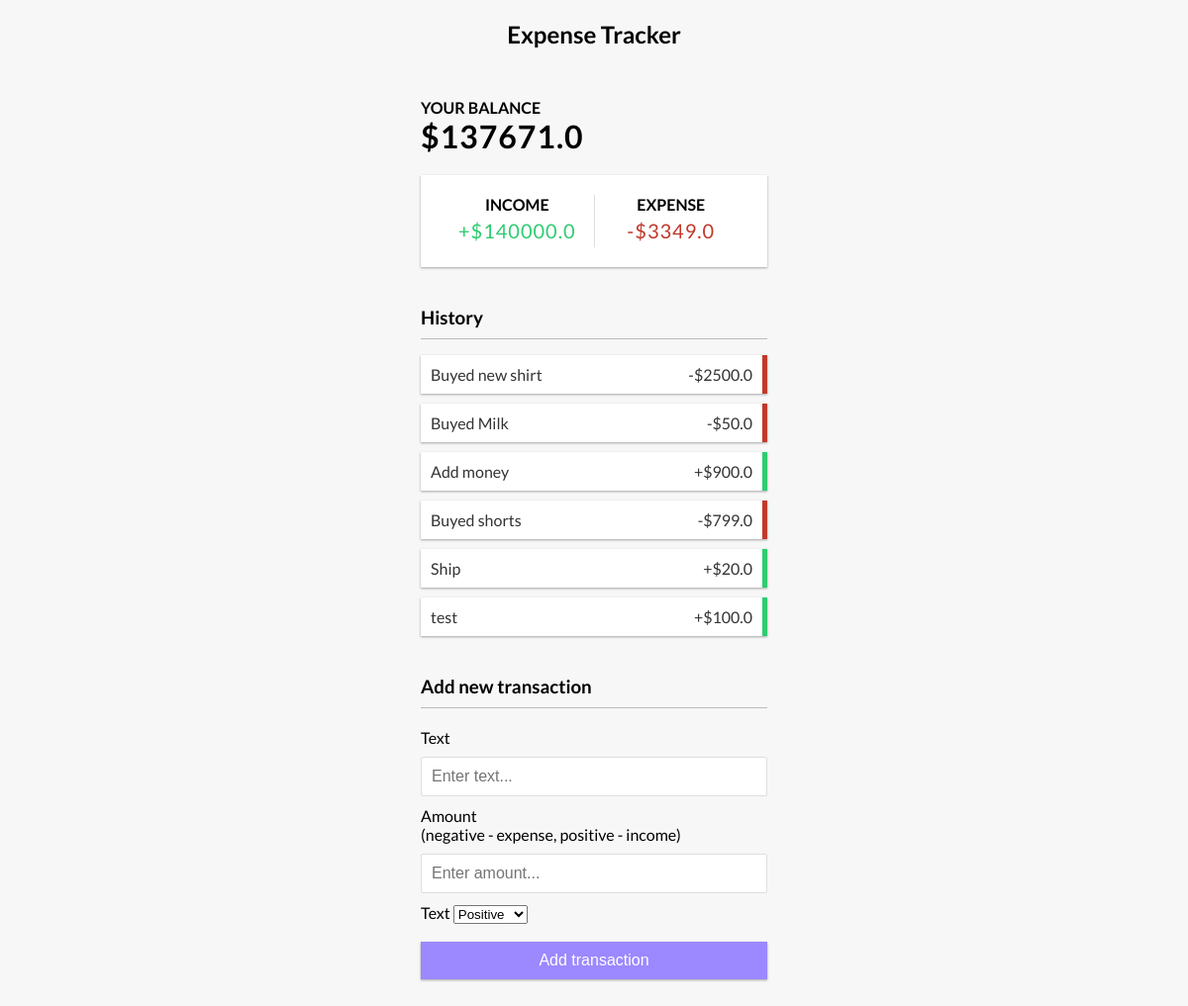
The app's page / (signed in) with its own data.
### home/models.py (models this page shows, shortened)
class Profile(models.Model):
    user = models.ForeignKey(User,on_delete=models.CASCADE)
    income = models.FloatField()
    expences = models.FloatField(default = 0)
    balance = models.FloatField(blank=True,null = True)

class Expense(models.Model):
    user = models.ForeignKey(User,on_delete=models.CASCADE)
    name = models.CharField(max_length = 100)
    amount = models.FloatField()
    expence_type = models.CharField(max_length = 100,choices = TYPE)

### home/views.py (the view, shortened to what this page needs)
# urls.py: path('',include('home.urls')),
def home(request):
    profile = Profile.objects.filter(user = request.user).first()
    expences = Expense.objects.filter(user = request.user)
    context = {'profile' : profile,'expenses' : expences}
    return render(request,'home.html',context)

### home/templates/home.html (shortened to what this page needs)
{% extends "base.html" %}
{% block start %}
<h2>Expense Tracker</h2>
    <div class="container">
      <h4>Your Balance</h4>
      <h1 id="balance">${{profile.balance}}</h1>
      <div class="inc-exp-container">
        <div>
          <h4>Income</h4>
          <p id="money-plus" class="money plus">+${{profile.income}}</p>
        </div>
        <div>
          <h4>Expense</h4>
          <p id="money-minus" class="money minus">-${{profile.expences}}</p>
        </div>
      </div>
      <h3>History</h3>
      <ul id="list" class="list">
        {% for expense in  expenses %}
        {% if expense.expence_type == 'Positive' %}
          <li class="plus">
            {{expense.name}} <span>+${{expense.amount}}</span>
          </li>
        {% else %}
          <li class="minus">
            {{expense.name}} <span>-${{expense.amount}}</span>
          </li>
        {% endif %}
        {% endfor %}
      </ul>
      <h3>Add new transaction</h3>
      <form id="form" method = "POST">
        <div class="form-control">
          <label for="text">Text</label>
          <input type="text" required name = "text" id="text" placeholder="Enter text..." />
        </div>
        <div class="form-control">
          <label for="amount"
            >Amount <br />
            (negative - expense, positive - income)</label
          >
          <input type="number" required name = "amount" id="amount" placeholder="Enter amount..." />
        </div>
        <div class="form-control">
          <label for="text">Text</label>
          <select required name = "expense_type",class = "form-control">
            <option value = "Positive" >Positive</option>
          </select>
        </div>
        <button class="btn" type = "submit">Add transaction</button>
      </form>
    </div>
{% endblock %}

### home/templates/base.html (shortened to what this page needs)
<!DOCTYPE html>
<html lang="en">
  <head>
  </head>
  <body>
    {% block start %}{% endblock %}
  </body>
</html>

### home/templates/base.html (style rules this page uses)
:root { --box-shadow: 0 1px 3px rgba(0, 0, 0, 0.12), 0 1px 2px rgba(0, 0, 0, 0.24); }
* { box-sizing: border-box; }
body { background-color: #f7f7f7; display: flex; flex-direction: column; align-items: center; justify-content: center; min-height: 100vh; margin: 0; font-family: 'Lato', sans-serif; }
.container { margin: 30px auto; width: 350px; }
h1 { letter-spacing: 1px; margin: 0; }
h3 { border-bottom: 1px solid #bbb; padding-bottom: 10px; margin: 40px 0 10px; }
h4 { margin: 0; text-transform: uppercase; }
.inc-exp-container { background-color: #fff; box-shadow: var(--box-shadow); padding: 20px; display: flex; justify-content: space-between; margin: 20px 0; }
.inc-exp-container > div { flex: 1; text-align: center; }
.inc-exp-container > div:first-of-type { border-right: 1px solid #dedede; }
.money { font-size: 20px; letter-spacing: 1px; margin: 5px 0; }
.money.plus { color: #2ecc71; }
.money.minus { color: #c0392b; }
label { display: inline-block; margin: 10px 0; }
input[type='text'], input[type='number'] { border: 1px solid #dedede; border-radius: 2px; display: block; font-size: 16px; padding: 10px; width: 100%; }
.btn { cursor: pointer; background-color: #9c88ff; box-shadow: var(--box-shadow); color: #fff; border: 0; display: block; font-size: 16px; margin: 10px 0 30px; padding: 10px; width: 100%; }
.list { list-style-type: none; padding: 0; margin-bottom: 40px; }
.list li { background-color: #fff; box-shadow: var(--box-shadow); color: #333; display: flex; justify-content: space-between; position: relative; padding: 10px; margin: 10px 0; }
.list li.plus { border-right: 5px solid #2ecc71; }
.list li.minus { border-right: 5px solid #c0392b; }

### records on screen
Profile: balance "137671.0", income "140000.0", expences "3349.0"
Expense: name "Buyed new shirt", amount "2500.0"
Expense: name "Buyed Milk", amount "50.0"
Expense: name "Add money", amount "900.0"
Expense: name "Buyed shorts", amount "799.0"
Expense: name "Ship", amount "20.0"
Expense: name "test", amount "100.0"
